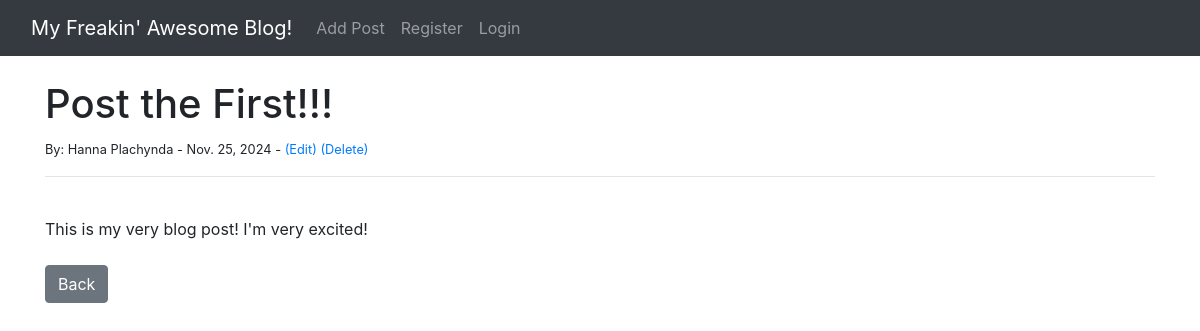
The app's page /article/1 with its own data.
### theblog/models.py (models this page shows, shortened)
class Post(models.Model):
	title = models.CharField(max_length=255)
	title_tag = models.CharField(max_length=255)
	author = models.ForeignKey(User, on_delete=models.CASCADE)
	body = models.TextField()
	post_date = models.DateField(auto_now_add=True)

### theblog/views.py (the view)
# urls.py: path('article/<int:pk>', ArticleDetailView.as_view(), name='article-detail'),
class ArticleDetailView(DetailView):
	model = Post
	template_name = 'article_details.html'

### theblog/templates/article_details.html (shortened to what this page needs)
{% extends 'base.html' %}
{% block content %}
<h1>{{ post.title }}</h1>
<small>By:
	{{ post.author.first_name }}
	{{ post.author.last_name }} -
	{{ post.post_date }} -
	<a href="{% url 'update_post' post.pk %}">(Edit)
	</a>
	<a href="{% url 'delete_post' post.pk %}">(Delete)</a>
</small><br/>
<hr>
<br/>
{{ post.body }}
<br/><br/>
<a href="{% url 'home' %}" class="btn btn-secondary">
Back</a>
{% endblock %}

### records on screen
Post: title "Post the First!!!", author.first_name "Hanna", author.last_name "Plachynda", post_date "Nov. 25, 2024", body "This is my very blog post! I'm very excited!"
